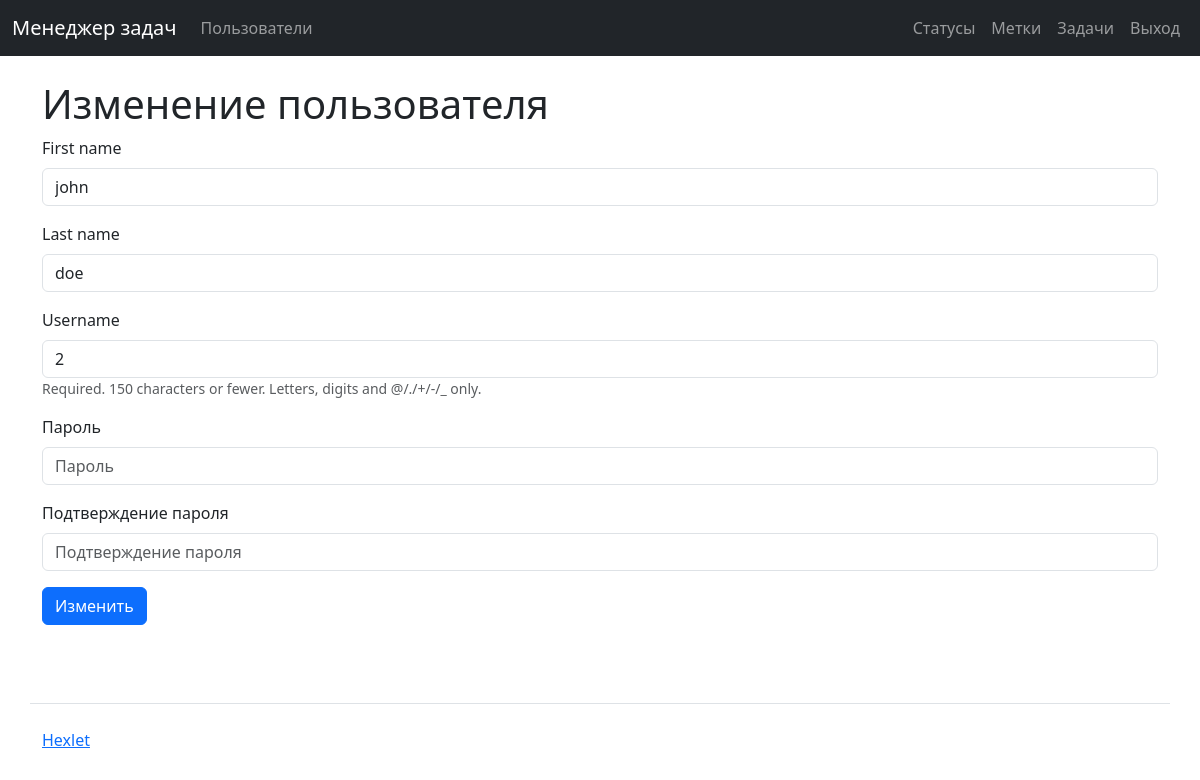
The page /users/13/update/ (signed in) on the database its author committed.
### task_manager/users/models.py (models this page shows)
class User(AbstractUser):
    pass

### task_manager/users/views.py (the view, shortened to what this page needs)
# urls.py: path('<int:pk>/update/', UsersFormEditView.as_view(), name='patch_user'),
class UsersFormEditView(View):
    def get(self, request, *args, **kwargs):
        if (not request.user.is_authenticated):
            auth_error = gettext("auth_error")
            messages.add_message(request, messages.ERROR, auth_error)
            return redirect('login')
        if request.user.id != kwargs.get('pk'):
            edit_error = gettext("edit_error")
            messages.add_message(request, messages.ERROR, edit_error)
            return redirect('users')
        user_id = kwargs.get('pk')
        user = User.objects.get(id=user_id)
        user_form = CustomUserChangeForm(instance=user)
        pass_form = CustomSetPasswordForm(user)
        return render(request, 'users/edit.html',
                      {'form': user_form, 'password_form': pass_form,
                       'user_id': user_id})

### task_manager/users/forms.py (shortened to what this page needs)
class CustomUserChangeForm(UserChangeForm):
    class Meta:
        model = User
        fields = ('first_name', 'last_name', 'username')

class CustomSetPasswordForm(SetPasswordForm):
    new_password1 = forms.CharField(label=gettext("old_password"),
                                    widget=forms.PasswordInput)
    new_password2 = forms.CharField(label=gettext("new_password"),
                                    widget=forms.PasswordInput)

### task_manager/users/templates/users/edit.html (shortened to what this page needs)
{% extends "application.html" %}
{% load i18n %}
{% load django_bootstrap5 %}
{% block header %}
    <h1>{% translate 'edit_user' %}</h1>
{% endblock %}
{% block content %}
    <form action="{% url 'patch_user' pk=user_id %}" method="post" class="m-0">
        {% for field in form %}
            {% if field.name != 'password' %}
                {% bootstrap_field field %}
            {% endif %}
        {% endfor %}
        {% bootstrap_form password_form %}
        <input class='btn btn-primary' type="submit" value="{% translate 'edit_user_btn' %}">
    </form>
{% endblock %}

### rows shown on the page
User: first_name "john" "doe" "2"
